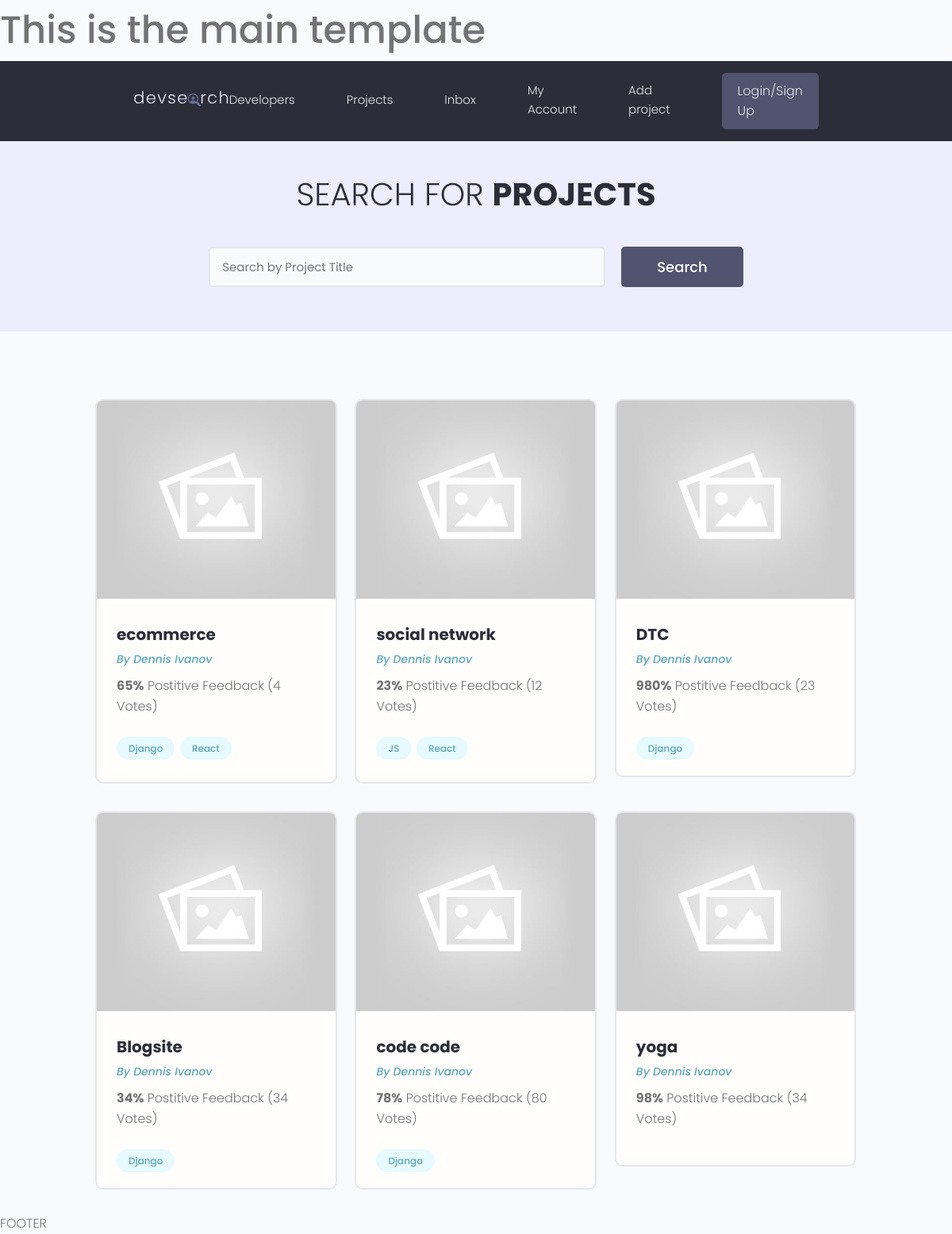
/, run on an earlier commit of the app's database.
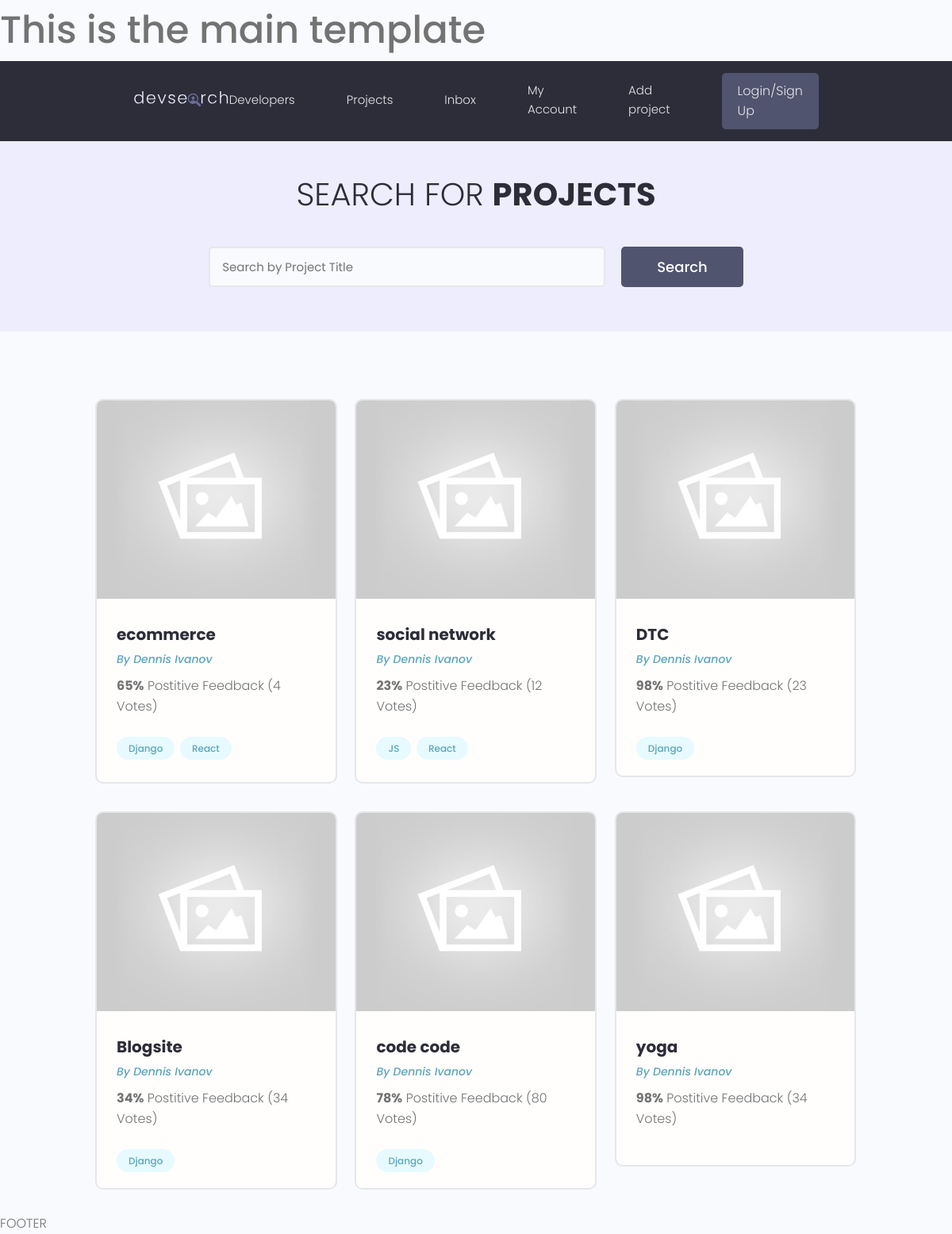
And on a later commit of the database.
### projects/models.py (models this page shows, shortened)
class Project(models.Model):
    title = models.CharField(max_length=200)
    description = models.TextField(null=True, blank=True)
    featured_image = models.ImageField(null=True, blank=True, default="default.jpg")
    demo_link = models.CharField(max_length=2000, null=True, blank=True)
    source_link = models.CharField(max_length=2000, null=True, blank=True)
    tags = models.ManyToManyField('Tag', blank=True)
    vote_total = models.IntegerField(default=0, null=True, blank=True)
    vote_ratio = models.IntegerField(default=0, null=True, blank=True)
    created = models.DateTimeField(auto_now_add=True)
    id = models.UUIDField(default=uuid.uuid4, unique=True, primary_key=True, editable=False)

class Tag(models.Model):
    name = models.CharField(max_length=200)
    created = models.DateTimeField(auto_now_add=True)
    id = models.UUIDField(default=uuid.uuid4, unique=True, primary_key=True, editable=False)
    def __str__(self):
        return self.name

### projects/views.py (the view)
# urls.py: path('', include('projects.urls'))
def projects(request):
    projects = Project.objects.all()
    context = {'projects': projects}
    return render(request, 'projects/projects.html', context )

### projects/templates/projects/projects.html (shortened to what this page needs)
{% extends 'main.html' %}
{% block content %}
<main class="projects">
    <section class="hero-section text-center">
      <div class="container container--narrow">
        <div class="hero-section__box">
          <h2>Search for <span>Projects</span></h2>
        </div>
        <div class="hero-section__search">
          <form class="form" action="#" method="get">
            <div class="form__field">
              <input class="input input--text" id="formInput#search" type="text" name="text"
                placeholder="Search by Project Title" />
            </div>
            <input class="btn btn--sub btn--lg" type="submit" value="Search" />
          </form>
        </div>
      </div>
    </section>
    <section class="projectsList">
      <div class="container">
        <div class="grid grid--three">
        {% for project in projects %}
          <div class="column">
            <div class="card project">
              <a href="{% url 'project' project.id %}" class="project">
                <img class="project__thumbnail" src="{{ project.featured_image.url}}" alt="project thumbnail" />
                <div class="card__body">
                  <h3 class="project__title">{{project.title}}</h3>
                  <p><a class="project__author" href="{% url 'project' project.id %}">By Dennis Ivanov</a></p>
                  <p class="project--rating">
                    <span style="font-weight: bold;">{{project.vote_ratio}}%</span> Postitive
                    Feedback ({{project.vote_total}} Vote{{project.vote_total|pluralize:"s"}})
                  </p>
                  <div class="project__tags">
                    {% for tag in project.tags.all %}
                    <span class="tag tag--pill tag--main">
                        <small>{{ tag }}</small>
                    </span>
                    {% endfor %}
                  </div>
                </div>
              </a>
            </div>
          </div>
          {% endfor %}
        </div>
      </div>
    </section>
  </main>
{% endblock content %}

### templates/main.html (shortened to what this page needs)
<!DOCTYPE html>
{% load static %}
<html lang="en">
<head>
    <link rel="stylesheet" href="https://cdn.iconmonstr.com/1.3.0/css/iconmonstr-iconic-font.min.css" />
    <link rel="stylesheet" href="{% static 'uikit/styles/uikit.css' %}" />
    <link rel="stylesheet" href="{% static 'styles/app.css' %}" />
</head>
<body>
    <h1>This is the main template </h1>
    {% include 'nav.html' %}
    {% block content %}
    {% endblock content %}
    <p>FOOTER</p>
</body>
</html>

### templates/nav.html (shortened to what this page needs)
{% load static %}
<header class="header">
    <div class="container container--narrow">
      <a href="{% url 'projects' %}" class="header__logo">
        <img src="{% static 'images/logo.svg' %}" alt="DevSearch Logo" />
      </a>
      <nav class="header__nav">
        <ul class="header__menu">
          <li class="header__menuItem"><a href="">Developers</a></li>
          <li class="header__menuItem"><a href="{% url 'projects' %}">Projects</a></li>
          <li class="header__menuItem"><a href="">Inbox</a></li>
          <li class="header__menuItem"><a href="">My Account</a></li>
          <li class="header__menuItem"><a href="{% url 'create-project' %}">Add project</a></li>
          <li class="header__menuItem"><a href="" class="btn btn--sub">Login/Sign Up</a></li>
        </ul>
      </nav>
    </div>
  </header>

### static/styles/app.css (style rules this page uses)
:root { --color-sub: #2d2d39; }
.btn--sub { background-color: var(--color-sub-light); }
.card { border: 2px solid var(--color-light); }
img { width: 100%; }
.header { position: sticky; z-index: 111; background-color: var(--color-sub); padding: 1.5rem 0; }
.header > .container { display: flex; justify-content: space-between; align-items: center; }
.header__logo > img { height: 3.8rem; }
.header__nav > ul { display: inline-flex; align-items: center; list-style: none; gap: 6.5rem; }
.header__menuItem > a { color: var(--color-light); font-weight: 300; }
.hero-section { height: 40vh; display: flex; align-items: center; background-color: var(--color-sub); }
.hero-section__box { margin-bottom: 4rem; }
.hero-section__box > h2, .hero-section__box > h2 > span { font-size: 4rem; color: var(--color-light); line-height: 1.3; text-transform: uppercase; }
.hero-section__box > h2 { font-weight: 300; }
.hero-section__box > h2 > span { font-weight: 700; }
.hero-section__search > .form { display: flex; align-items: center; justify-content: center; gap: 2rem; }
.hero-section__search > .form input.input--text { width: 50rem; }
.project__author { font-size: 1.4rem; font-style: italic; }
.project--rating { margin-bottom: 1.6em; margin-top: .5em; }
.projects > .hero-section { background: var(--color-sub-lighter); height: 30vh; }
.projects .hero-section__box { margin-bottom: 2.5rem; }
.projects .hero-section__box > h2 { color: var(--color-sub); }
.projects .hero-section__box > h2 > span { font-weight: 700; color: var(--color-sub); }
.projectsList { margin-top: 8rem; }
.project__thumbnail { height: 25rem; object-fit: cover; object-position: top center; }
.project__title { font-size: 2rem; font-weight: 700; color: var(--color-sub); }

### static/uikit/styles/modules/_variables.css (style rules this page uses)
:root { --color-main: #5aa5b9; --color-main-light: #e6faff; --color-sub: #3f4156; --color-sub-light: #51546e; --color-sub-lighter: #ededfd; --color-text: #737373; --color-gray: #8b8b8b; --color-light: #e5e7eb; --color-light-gray: #767676; --color-bg: #f8fafd; --color-white: #fffefd; --color-white-light: #f3f3f3; --color-success: #359e64; --color-success-bg: #def8e8; --color-error: #fc4b0b; --color-error-bg: #fff2ee; --font-base: 'Poppins', arial, helvetica, 'Segoe UI', roboto, ubuntu, sans-serif; --font-monospace: 'Fira Code', 'Courier New', courier, monospace; --font-regular: 300; --font-medium: 500; --font-bold: 700; --generic-shadow: 1px 1px 5px #00000010; --generic-transition: all 0.3s ease-in-out; }

### static/uikit/styles/modules/_base.css (style rules this page uses)
* { margin: 0; padding: 0; box-sizing: border-box; text-rendering: optimizeLegibility; color: inherit; font-size: inherit; }
html { font-size: 50%; }
@media only screen and (min-width: 480px) { html { font-size: 56.25%; } }
@media only screen and (min-width: 1200px) { html { font-size: 62.5%; } }
body { line-height: 1.6; font-weight: 400; font-size: 1.5rem; color: var(--color-text); background-color: var(--color-bg); min-height: 100vh; }

### static/uikit/styles/modules/_typography.css (style rules this page uses)
* { font-family: var(--font-base); }
h1 { font-size: 4.8rem; font-weight: var(--font-medium); }
h2 { font-size: 3.6rem; font-weight: var(--font-bold); }
h3 { font-size: 3.2rem; font-weight: var(--font-medium); }
p, span, strong { font-size: 1.6rem; color: var(--color-text); font-weight: var(--font-regular); }
a { padding-bottom: 2px; text-decoration: none; display: inline-block; color: var(--color-main); font-weight: var(--font-medium); }

### static/uikit/styles/modules/_utilities.css (style rules this page uses)
.container { width: 92%; max-width: 165rem; margin: 0 auto; box-sizing: border-box; }
.container--narrow { width: 92%; max-width: 120rem; }
@media screen and (min-width: 1000px) { .container { width: 90%; } }
@media screen and (min-width: 1000px) { .container--narrow { width: 85%; } }
@media screen and (min-width: 1200px) { .container { width: 80%; } }
@media screen and (min-width: 1200px) { .container--narrow { width: 72%; } }
.text-center { text-align: center; }

### static/uikit/styles/modules/_button.css (style rules this page uses)
.btn { display: inline-block; position: relative; cursor: pointer; background-color: var(--color-light); font-weight: var(--font-medium); color: var(--color-sub); text-decoration: none; padding: 1rem 2rem; border-radius: 0.5rem; border: none; width: -webkit-fit-content; width: -moz-fit-content; width: fit-content; height: -webkit-fit-content; height: -moz-fit-content; height: fit-content; font-size: 1.6rem; outline-width: 0; outline-color: transparent; -webkit-backface-visibility: hidden; backface-visibility: hidden; transition: all 0.3s ease-in-out; }
.btn--sub { background-color: var(--color-sub); color: var(--color-white); }
.btn--lg { font-size: 1.8rem; padding: 1.2rem 4.5rem; }

What changed in the data, as far as the page shows it:
changed Project "DTC": vote_ratio "980" → "98"
